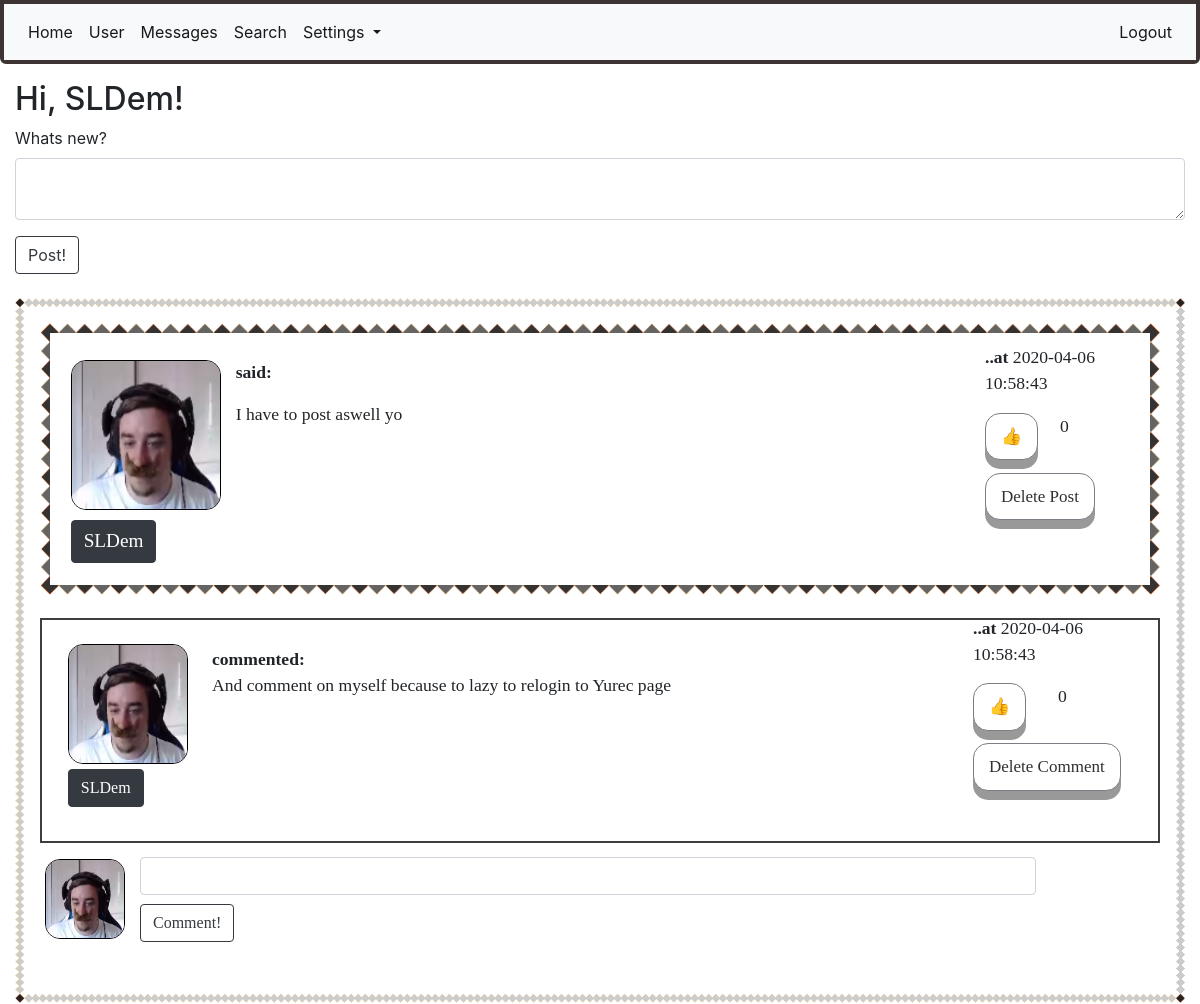
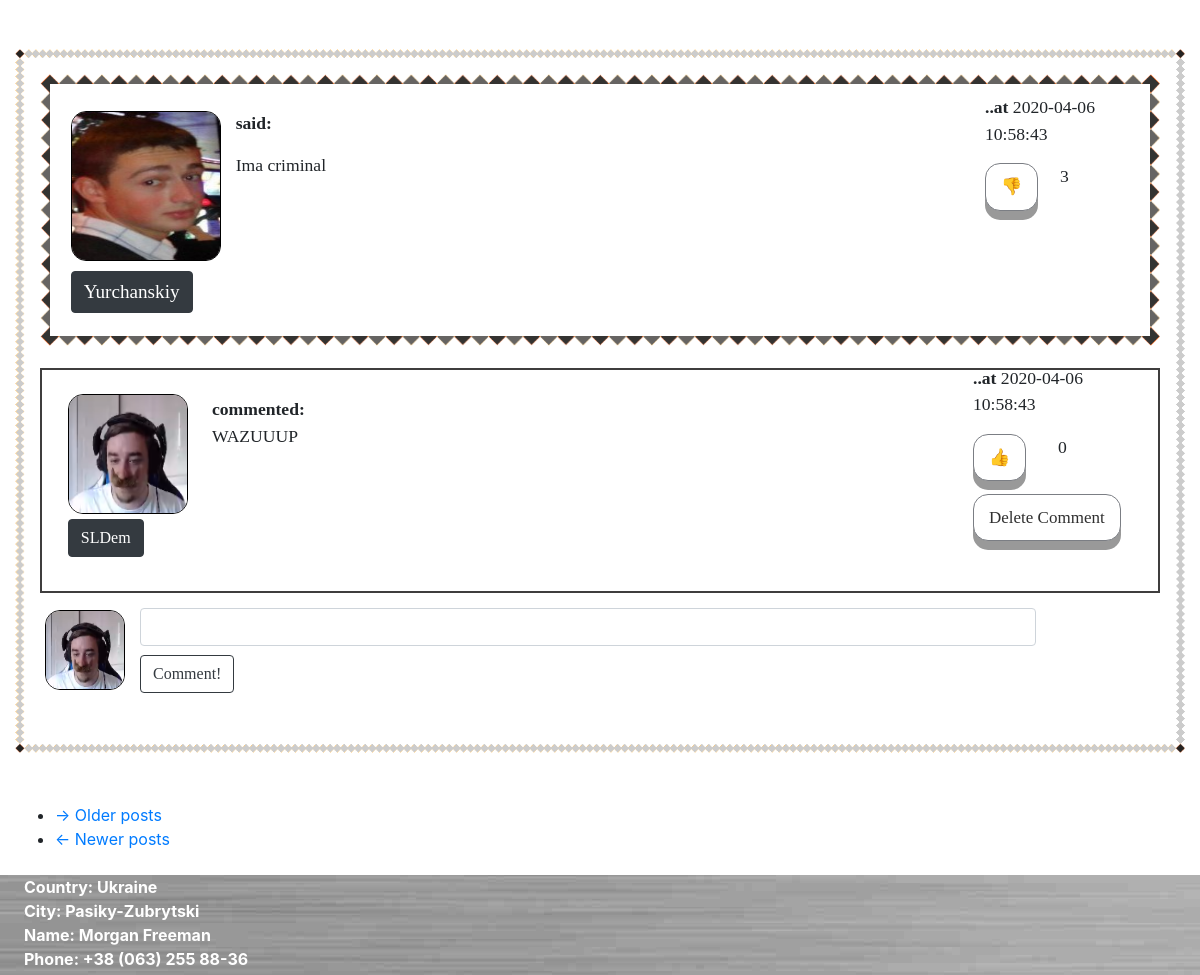
Before: /home (signed in) with the older database file (2 pictures, top to bottom).
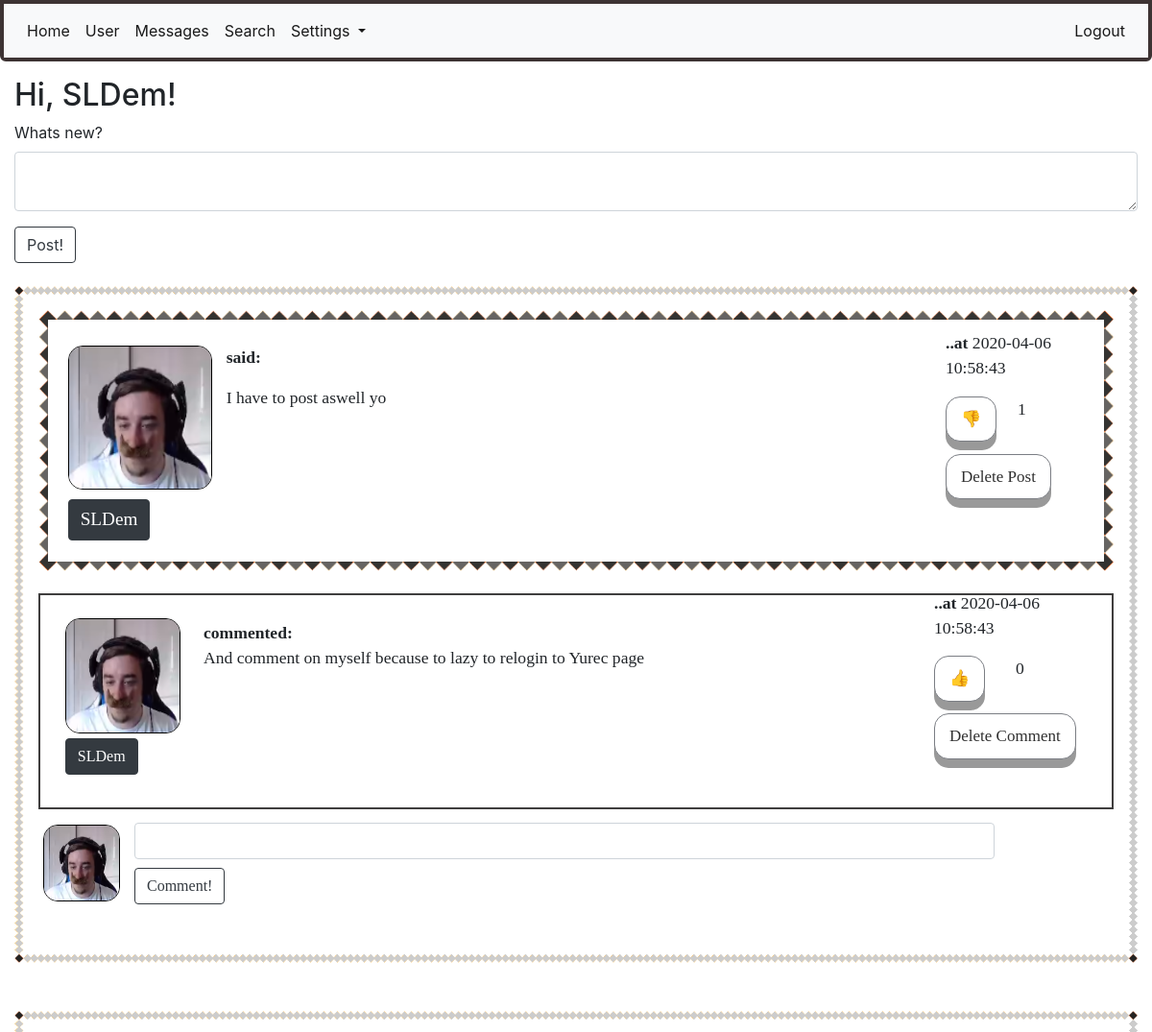
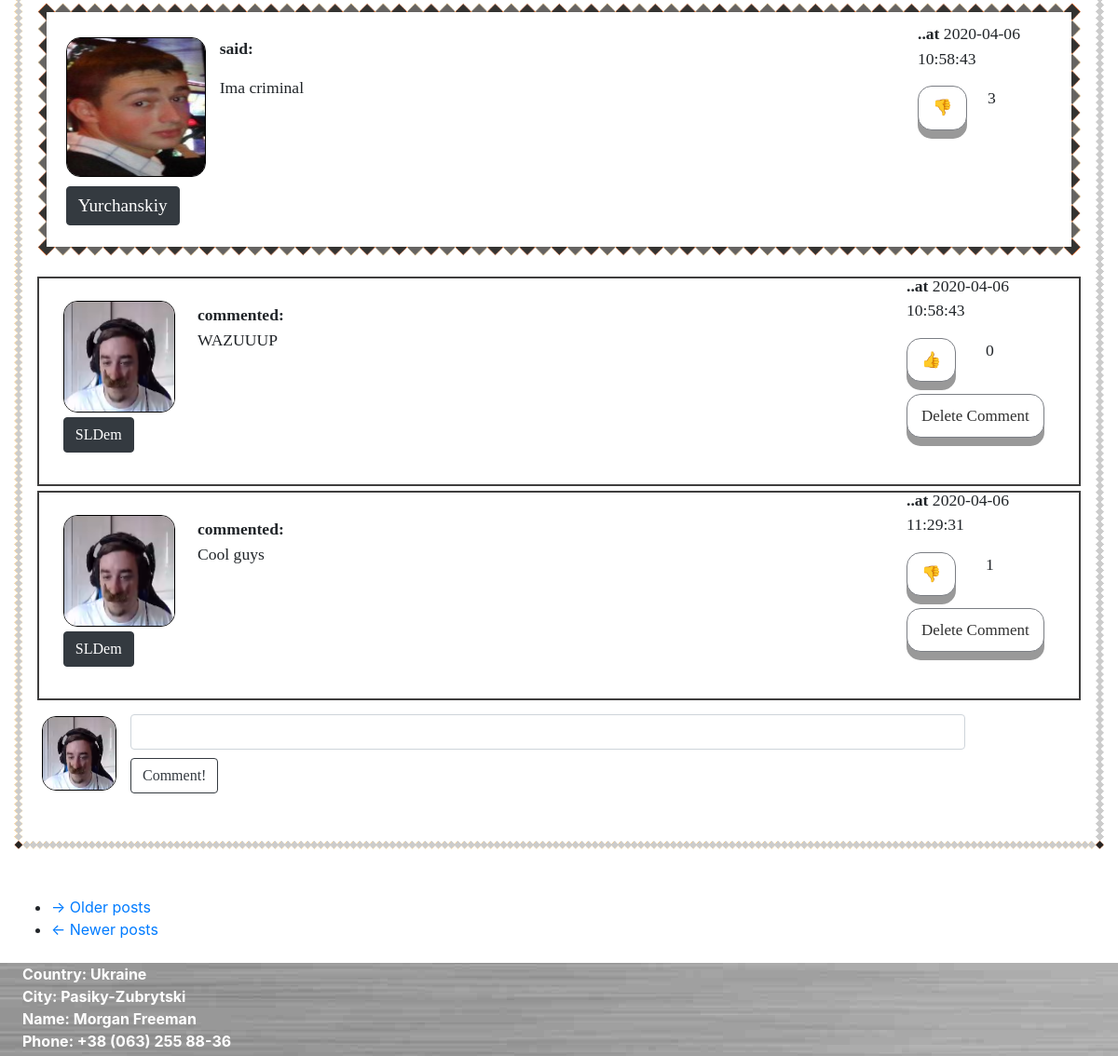
After: the same page with the newer database file (2 pictures, top to bottom).
### app/models.py (models this page shows, shortened)
class User(UserMixin, db.Model):
    id = db.Column(db.Integer, primary_key=True)
    username = db.Column(db.String(64), index=True, unique=True)
    email = db.Column(db.String(124), index=True, unique=True)
    password_hash = db.Column(db.String(128))
    about_me = db.Column(db.String(1024))
    last_seen = db.Column(db.DateTime, default=datetime.utcnow())
    avatar_set = db.Column(db.Boolean, default=False)
    posts = db.relationship("Post", backref='author', lazy='dynamic')
    comments = db.relationship("Comment", backref='commenter', lazy='dynamic')
    followed = db.relationship(
        'User', secondary=followers,
        primaryjoin=(followers.c.follower_id == id),
        secondaryjoin=(followers.c.followed_id == id),
        backref=db.backref('followers', lazy='dynamic'), lazy='dynamic')
    liked = db.relationship(
        'PostLike',
        foreign_keys='PostLike.user_id',
        backref='user', lazy='dynamic')
    comment_liked = db.relationship(
        'CommentLike',
        foreign_keys='CommentLike.user_id',
        backref='user', lazy='dynamic')
    messages_sent = db.relationship(
        'Message',
        foreign_keys='Message.sender_id',
        backref='author', lazy='dynamic')
    messages_received = db.relationship(
        'Message',
        foreign_keys='Message.recipient_id',
        backref='recipient', lazy='dynamic')
    def liked_post(self, post):
        return PostLike.query.filter(PostLike.user_id == self.id,
                                     PostLike.post_id == post.id).count() > 0
    def liked_comment(self, comment):
        return CommentLike.query.filter(CommentLike.user_id == self.id,
                                        CommentLike.comment_id == comment.id).count() > 0

class Post(db.Model):
    id = db.Column(db.Integer, primary_key=True)
    body = db.Column(db.String(140))
    timestamp = db.Column(db.DateTime, index=True, default=datetime.utcnow())
    user_id = db.Column(db.Integer, db.ForeignKey('user.id'))
    likes = db.relationship('PostLike', backref='post', lazy='dynamic')
    comments = db.relationship('Comment', backref='comment', lazy='dynamic')

class Comment(db.Model):
    id = db.Column(db.Integer, primary_key=True)
    body = db.Column(db.String(1028))
    timestamp = db.Column(db.DateTime(), default=datetime.utcnow(), index=True)
    post_id = db.Column(db.Integer, db.ForeignKey('post.id'))
    user_id = db.Column(db.Integer, db.ForeignKey('user.id'))
    comment_likes = db.relationship('CommentLike', backref='comment', lazy='dynamic')

### app/routes.py (the view)
@login_required
@app.route('/', methods=['POST', 'GET'])
@app.route('/home', methods=['POST', 'GET'])
def home():
    if current_user.is_authenticated:
        form = PostForm()
        if form.validate_on_submit():
            post = Post(body=form.post.data, author=current_user)
            db.session.add(post)
            db.session.commit()
            flash('Your post has been posted!')
            return redirect(url_for('home', post_id=post.id))
        page = request.args.get('page', 1, type=int)
        posts = Post.query.order_by(Post.timestamp.desc()).paginate(
            page, 5, False)
        next_url = url_for('home', page=posts.next_num if posts.has_next else None)
        prev_url = url_for('home', page=posts.prev_num if posts.has_prev else None)
        comments = Comment.query.all()
        return render_template('home.html', title='Home', form=form, user=user, username=current_user.username,
                               posts=posts.items, comments=comments, next_url=next_url, prev_url=prev_url)
    return redirect(url_for('login'))

### app/forms.py
class PostForm(FlaskForm):
    post = TextAreaField("Whats new?", validators=[DataRequired(), Length(min=1, max=1028)])
    submit = SubmitField('Post!')

### app/models.py (called while the page is built)
@login.user_loader
def load_user(id):
    return User.query.get(int(id))

### app/templates/home.html
{% extends "base.html" %}
{% import "bootstrap/wtf.html" as wtf %}
{% block app_content %}
    <h2>Hi, {{current_user.username}}!</h2>
    {% if form %}
        {{ wtf.quick_form(form, button_map={'submit':'btn btn-outline-dark'}) }}
    {% endif %}
    <br>
    {% for post in posts %}
        {% include "_post.html" %}
    {% endfor %}
    <div style="margin-bottom: 2%;">
        <nav aria-label="...">
            <ul class="pager">
                <li class="next{% if not next_url %} disabled{% endif %}">
                    <a href="{{ next_url or '#' }}">
                        <span aria-hidden="true">&rarr;</span> Older posts
                    </a>
                </li>
                <li class="previous{% if not prev_url %} disabled{% endif %}">
                    <a href="{{ prev_url or '#' }}">
                        <span aria-hidden="true">&larr;</span> Newer posts
                    </a>
                </li>
            </ul>
        </nav>
    </div>
{% endblock %}

### app/templates/base.html (shortened to what this page needs)
<!doctype html>
<html>
    <head>
        <link rel="stylesheet" href="https://stackpath.bootstrapcdn.com/bootstrap/4.4.1/css/bootstrap.min.css">
        <link rel="stylesheet" href="{{ url_for('static', filename='main.css') }}">
    </head>
    <body style="height: 937px;">
    <div id="page-container">
        <div class="navbar_bordered">
            <nav class="navbar navbar-expand-lg navbar-light bg-light">
                <div class="collapse navbar-collapse" id="navbarSupportedContent">
                    <ul class="navbar-nav mr-auto">
                        <li class="nav-item active">
                            <a class="nav-link" href="/home">Home <span class="sr-only">(current)</span></a>
                        </li>
                        <li class="nav-item active">
                            <a class="nav-link" href="{{url_for('user', username=current_user.username) }}">User</a>
                        </li>
                        <li class="nav-item active">
                            <a class="nav-link" href="{{url_for('messages') }}">Messages</a>
                        </li>
                         <li class="nav-item active">
                            <a class="nav-link" href="{{url_for('search') }}">Search</a>
                        </li>
                        <li class="nav-item dropdown active">
                            <a class="nav-link dropdown-toggle" href="#" id="navbarDropdown" role="button" data-toggle="dropdown" aria-haspopup="true" aria-expanded="false">
                            Settings
                        </a>
                        </li>
                    </ul>
                    <ul class="nav navbar-nav ml-auto">
                        {% if current_user.is_anonymous %}
                            <li class="nav-item active">
                                <a class="nav-link" href="/login">Login</a>
                            </li>
                        {% else %}
                            <li class="nav-item active">
                                <a class="nav-link" href="/logout">Logout</a>
                            </li>
                        {% endif %}
                    </ul>
                </div>
            </nav>
        </div>
    {% block content %}
        <div class="container-fluid">
            {% block app_content %}{% endblock %}
        </div>
    {% endblock %}
    <div id="main-footer">
        <p style="color: white; margin-left: 2%; margin-bottom: -30px;"><b>
            Country: Ukraine<br>
            City: Pasiky-Zubrytski<br>
            Name: Morgan Freeman<br>
            Phone: +38 (063) 255 88-36
        </b></p>
    </div>
    </div>
    </body>
</html>

### app/templates/_post.html (shortened to what this page needs)
<div class="post_with_background" style="margin-bottom: 50px;">
    <div class="post">
        <div id="container_post">
            <div id="left_post">
                <div style="position: absolute; margin-left: -5px;">
                    <a href="{{ url_for('user', username=post.author.username) }}">
                        {% if post.author.avatar_set %}
                        <img class="avatar" height="150px" width="150px"
                             src="{{ url_for('static', filename=post.author.username + '.jpg') }}">
                        {% else %}
                        <img class="roboavatar" src="{{ avatars.robohash(post.author.username, size='150') }}"/>
                        {% endif %}
                    </a>
                </div>
                <div style="position: relative; margin-top: 160px; margin-left: -5px;">
                    <a href="{{ url_for('user', username=post.author.username) }}"><button class="btn btn-dark">
                        <div class="username_in_post">{{ post.author.username }}</div>
                    </button></a>
                </div>
            </div>
            <div id="center_post">
                <p><b>said: </b></p>
                <p id="post{{ post.id }}">{{ post.body }}</p>
            </div>
            <div id="right_post">
                <p><b>..at</b> {{post.timestamp.replace(microsecond=0)}}</p>
                {% if current_user.liked_post(post) %}
                <div id="like_container">
                    <div id="like_button"><a href="{{ url_for('like_action', post_id=post.id, action='dislike') }}">
                        <div class="button">&#128078</div></a>
                    </div>
                    <div id="like_count"><p>{{ post.likes.count() }}</p></div>
                </div>
                {% else %}
                <div id="dislike_container">
                    <div id="dislike_button"><a href="{{ url_for('like_action', post_id=post.id, action='like') }}">
                        <div class="button">&#128077</div></a>
                    </div>
                    <div id="dislike_count"><p>{{ post.likes.count() }}</p></div>
                </div>
                {% endif %}
                <div class="delete_button">
                    {% if current_user.username == post.author.username %}
                    <a href="{{url_for('are_you_sure_post', post_id=post.id)}}"><div class="button">Delete Post</div></a>
                    {% endif %}
                </div>
            </div>
        </div>
    </div>
    {% for comment in comments %}
        {% if comment in post.comments %}
            {% include "_comment.html" %}
        {% endif %}
    {% endfor %}
    <div id="container_post_comment">
        <div id="left_post_comment">
            {% if current_user.avatar_set %}
            <img class="avatar" height="80px" width="80px"
                 src="{{ url_for('static', filename=current_user.username + '.jpg') }}">
            {% else %}
            <img class="roboavatar" src="{{ avatars.robohash(current_user.username, size='80') }}"/>
            {% endif %}
        </div>
        <div class="comment_with_background">
            <div id="right_post_comment">
                <form action="{{ url_for('comment', post_id=post.id) }}" method="post"
                      style="margin-bottom: 4%;">
                    <input style="width: 100%; margin-bottom: 1%;" class="form-control" type=text name=comment>
                    <input type=submit class="btn btn-outline-dark" value=Comment!>
                </form>
            </div>
        </div>
    </div>
</div>

### app/templates/_comment.html
<div class="comment_with_border">
    <div id="container-comment">
        <div id="left_comment">
            <a href="{{ url_for('user', username=comment.commenter.username) }}">
                {% if comment.commenter.avatar_set %}
                    <img class="avatar" height="120px" width="120px" src="{{ url_for('static', filename=comment.commenter.username + '.jpg') }}">
                {% else %}
                    <img class="roboavatar" src="{{ avatars.robohash(comment.commenter.username, size='120') }}" />
                {% endif %}
            </a>
            <div style="position: relative; margin-top: 5px;">
                <a href="{{ url_for('user', username=comment.commenter.username) }}">
                    <button class="btn btn-dark"><div class="link_button">{{ comment.commenter.username }}</div></button>
                </a>
            </div>
        </div>
        <div id="center_comment">
            </a><b>commented: </b>
            <p>{{ comment.body }}</p>
        </div>
        <div id="right_comment">
            <p><b>..at</b> {{comment.timestamp.replace(microsecond=0)}}</p>
            {% if current_user.liked_comment(comment) %}
                <div id="like_container">
                    <div id="like_button"><a href="{{ url_for('comment_like_action', comment_id=comment.id, action='dislike') }}"><div class="button">&#128078</div></a></div>
                    <div id="like_count"><p>{{ comment.comment_likes.count() }}</p></div>
                </div>
            {% else %}
                <div id="dislike_container">
                    <div id="dislike_button"><a href="{{ url_for('comment_like_action', comment_id=comment.id, action='like') }}"><div class="button">&#128077</div></a></div>
                    <div id="dislike_count"><p>{{ comment.comment_likes.count() }}</p></div>
                </div>
            {% endif %}
            <div class="delete_button">
                {% if current_user.username == post.author.username or current_user.username == comment.commenter.username %}
                <a href="{{url_for('are_you_sure_comment', comment_id=comment.id)}}"><div class="button">Delete Comment</div></a>
                {% endif %}
            </div>
        </div>
    </div>
</div>

### app/static/main.css (style rules this page uses)
#page-container { position: relative; min-height:100%; height: auto !important; height: 100%; padding-bottom: 100px; }
#main-footer { position: absolute; bottom: 0; width: 100%; height: 100px; background: url('/static/footer_bg.jpg'); }
#container_post { width:100%; height: 190px; margin-bottom: 2%; }
#left_post { float: left; width: 160px; margin-left: 1%; margin-top: 0.1%; }
#center_post { margin: 0 auto; width: 80%; margin-top: 1%; margin-left: 155px; }
#right_post { float: right; width: 150px; margin-top: -100px; }
#left_comment { float: left; width: 130px; height: 130px; margin-left: 1%; margin-top: -0.2%; }
#center_comment { margin: 0 auto; width: 80%; margin-top: 1%; margin-left: 155px; }
#right_comment { float: right; width: 170px; margin-top: -100px; }
#container_post_comment { width:100%; }
#left_post_comment { float: left; width: 20px; margin-left: 5px; margin-top: 2px; }
#right_post_comment { margin: 0 auto; width: 80%; margin-top: 1.27%; margin-left: 100px; margin-right: 50px; }
#like_container { width: 100%; }
#like_button { float: left; width: 50%; }
#like_count { margin: 0 auto; width: 40%; margin-right: 4rem; margin-top: 1%; }
#dislike_container { width: 100%; }
#dislike_button { float: left; width: 50%; }
#dislike_count { margin: 0 auto; width: 30%; margin-right: 4rem; margin-top: 1%; }
.delete_button { margin-top: 2.1rem; }
.avatar { border: 1px solid #000; border-radius: 15px; }
.navbar_bordered { border: 4px solid transparent; border-color: #3D3333; border-radius: 0 0 6px 6px; margin-bottom: 1rem; }
.post_with_background { border: 10px solid transparent; padding: 15px; border-image: url('/static/border1.png') 30 round; font-family: 'Lobster Two', cursive; font-size: 1.1rem; }
.post { border: 10px solid transparent; padding: 15px; border-image: url('/static/border2.png') 15 round; margin-bottom: 2%; }
.comment_with_border { height: 225px; border: 2px solid #3F3E3E; padding: 15px; padding-bottom: 30px; margin-bottom: 5px; }
.username_in_post { text-decoration: none !important; font-family: 'Comic Sans MS', cursive; font-size: 1.2rem; display: inline-block; color: white; }
.link_button { text-decoration: none !important; font-family: 'Comic Sans MS', cursive; font-size: 1rem; display: inline-block; color: white; }
.button { outline: none !important; display: inline-block; padding: 10px 15px; font-size: 17px; cursor: pointer; text-align: center; text-decoration: none; outline: none; color: #303030 !important; background-color: white; border: solid; border-color: #7B7E84; border-width: 1px; border-radius: 15px; box-shadow: 0 9px #999; }
* { box-sizing: border-box; }

Changed rows visible on the page:
computed for Post "I have to post aswell yo": likes.count "0" → "1"; text "👍" → "👎"
added Comment: username (picture), commenter.username "SLDem", body "Cool guys", timestamp.replace "2020-04-06 11:29:31", comment_likes.count "1", shown under Post "Ima criminal"
